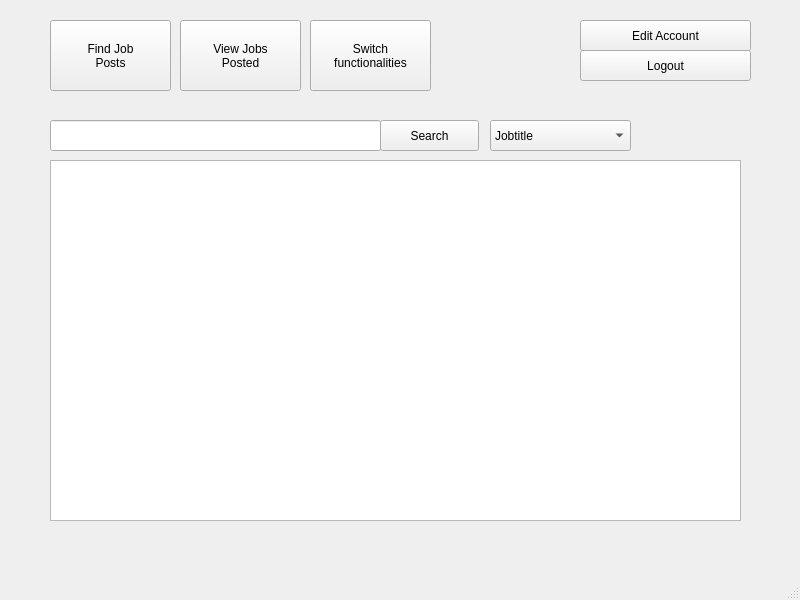
<?xml version="1.0" encoding="UTF-8"?>
<ui version="4.0">
 <class>MainWindow</class>
 <widget class="QMainWindow" name="MainWindow">
  <property name="geometry">
   <rect>
    <x>0</x>
    <y>0</y>
    <width>800</width>
    <height>600</height>
   </rect>
  </property>
  <property name="minimumSize">
   <size>
    <width>800</width>
    <height>600</height>
   </size>
  </property>
  <property name="maximumSize">
   <size>
    <width>800</width>
    <height>600</height>
   </size>
  </property>
  <property name="windowTitle">
   <string>Job Finder</string>
  </property>
  <widget class="QWidget" name="centralwidget">
   <widget class="QStackedWidget" name="index">
    <property name="geometry">
     <rect>
      <x>20</x>
      <y>20</y>
      <width>761</width>
      <height>531</height>
     </rect>
    </property>
    <property name="currentIndex">
     <number>4</number>
    </property>
    <widget class="QWidget" name="loginPage">
     <widget class="QPushButton" name="createUserButton">
      <property name="geometry">
       <rect>
        <x>368</x>
        <y>270</y>
        <width>141</width>
        <height>31</height>
       </rect>
      </property>
      <property name="text">
       <string>Create User</string>
      </property>
     </widget>
     <widget class="QPushButton" name="login">
      <property name="geometry">
       <rect>
        <x>220</x>
        <y>270</y>
        <width>121</width>
        <height>31</height>
       </rect>
      </property>
      <property name="text">
       <string>Login</string>
      </property>
     </widget>
     <widget class="QLineEdit" name="passBox">
      <property name="geometry">
       <rect>
        <x>330</x>
        <y>230</y>
        <width>181</width>
        <height>27</height>
       </rect>
      </property>
     </widget>
     <widget class="QLabel" name="uLabel">
      <property name="geometry">
       <rect>
        <x>220</x>
        <y>200</y>
        <width>101</width>
        <height>31</height>
       </rect>
      </property>
      <property name="text">
       <string> Username:</string>
      </property>
     </widget>
     <widget class="QLabel" name="pLabel">
      <property name="geometry">
       <rect>
        <x>220</x>
        <y>230</y>
        <width>91</width>
        <height>31</height>
       </rect>
      </property>
      <property name="text">
       <string> Password:</string>
      </property>
     </widget>
     <widget class="QLabel" name="jblabel">
      <property name="geometry">
       <rect>
        <x>218</x>
        <y>110</y>
        <width>401</width>
        <height>71</height>
       </rect>
      </property>
      <property name="font">
       <font>
        <pointsize>48</pointsize>
       </font>
      </property>
      <property name="text">
       <string>Job Finder</string>
      </property>
     </widget>
     <widget class="QLineEdit" name="userBox">
      <property name="geometry">
       <rect>
        <x>330</x>
        <y>200</y>
        <width>181</width>
        <height>27</height>
       </rect>
      </property>
     </widget>
    </widget>
    <widget class="QWidget" name="createUser1">
     <widget class="QLineEdit" name="createUserBox">
      <property name="geometry">
       <rect>
        <x>170</x>
        <y>40</y>
        <width>201</width>
        <height>27</height>
       </rect>
      </property>
     </widget>
     <widget class="QLineEdit" name="createPassBox">
      <property name="geometry">
       <rect>
        <x>170</x>
        <y>70</y>
        <width>201</width>
        <height>27</height>
       </rect>
      </property>
     </widget>
     <widget class="QLabel" name="uLabel2">
      <property name="geometry">
       <rect>
        <x>80</x>
        <y>40</y>
        <width>81</width>
        <height>20</height>
       </rect>
      </property>
      <property name="text">
       <string>Username:</string>
      </property>
     </widget>
     <widget class="QLabel" name="pLabel2">
      <property name="geometry">
       <rect>
        <x>80</x>
        <y>70</y>
        <width>81</width>
        <height>20</height>
       </rect>
      </property>
      <property name="text">
       <string>Password:</string>
      </property>
     </widget>
     <widget class="QLineEdit" name="lNameBox">
      <property name="geometry">
       <rect>
        <x>170</x>
        <y>120</y>
        <width>201</width>
        <height>31</height>
       </rect>
      </property>
      <property name="placeholderText">
       <string>Last name</string>
      </property>
     </widget>
     <widget class="QLineEdit" name="fNameBox">
      <property name="geometry">
       <rect>
        <x>380</x>
        <y>120</y>
        <width>201</width>
        <height>31</height>
       </rect>
      </property>
      <property name="placeholderText">
       <string>First name</string>
      </property>
     </widget>
     <widget class="QLineEdit" name="miBox">
      <property name="geometry">
       <rect>
        <x>590</x>
        <y>120</y>
        <width>61</width>
        <height>31</height>
       </rect>
      </property>
      <property name="placeholderText">
       <string>M.I.</string>
      </property>
     </widget>
     <widget class="QLabel" name="nLabel">
      <property name="geometry">
       <rect>
        <x>100</x>
        <y>126</y>
        <width>68</width>
        <height>21</height>
       </rect>
      </property>
      <property name="text">
       <string>Name:</string>
      </property>
     </widget>
     <widget class="QLabel" name="pnLabel">
      <property name="geometry">
       <rect>
        <x>130</x>
        <y>190</y>
        <width>131</width>
        <height>21</height>
       </rect>
      </property>
      <property name="text">
       <string>Phone Numbers</string>
      </property>
     </widget>
     <widget class="QLabel" name="emaiLabel">
      <property name="geometry">
       <rect>
        <x>440</x>
        <y>190</y>
        <width>68</width>
        <height>21</height>
       </rect>
      </property>
      <property name="text">
       <string>Email</string>
      </property>
     </widget>
     <widget class="QPushButton" name="addPhoneNumber">
      <property name="geometry">
       <rect>
        <x>80</x>
        <y>220</y>
        <width>31</width>
        <height>31</height>
       </rect>
      </property>
      <property name="text">
       <string>+</string>
      </property>
     </widget>
     <widget class="QPushButton" name="removePhoneNumber">
      <property name="geometry">
       <rect>
        <x>80</x>
        <y>250</y>
        <width>31</width>
        <height>31</height>
       </rect>
      </property>
      <property name="text">
       <string>-</string>
      </property>
     </widget>
     <widget class="QPushButton" name="addEmail">
      <property name="geometry">
       <rect>
        <x>390</x>
        <y>220</y>
        <width>31</width>
        <height>31</height>
       </rect>
      </property>
      <property name="text">
       <string>+</string>
      </property>
     </widget>
     <widget class="QPushButton" name="removeEmail">
      <property name="geometry">
       <rect>
        <x>390</x>
        <y>250</y>
        <width>31</width>
        <height>31</height>
       </rect>
      </property>
      <property name="text">
       <string>-</string>
      </property>
     </widget>
     <widget class="QCheckBox" name="seejerCheck">
      <property name="geometry">
       <rect>
        <x>80</x>
        <y>440</y>
        <width>201</width>
        <height>21</height>
       </rect>
      </property>
      <property name="text">
       <string>Job Seeker</string>
      </property>
     </widget>
     <widget class="QCheckBox" name="checkBox_2">
      <property name="geometry">
       <rect>
        <x>80</x>
        <y>470</y>
        <width>211</width>
        <height>21</height>
       </rect>
      </property>
      <property name="text">
       <string>Company Representative</string>
      </property>
     </widget>
     <widget class="QPushButton" name="nextCreate">
      <property name="geometry">
       <rect>
        <x>570</x>
        <y>470</y>
        <width>151</width>
        <height>31</height>
       </rect>
      </property>
      <property name="text">
       <string>Next</string>
      </property>
     </widget>
     <widget class="QListWidget" name="phoneNumbers">
      <property name="geometry">
       <rect>
        <x>120</x>
        <y>220</y>
        <width>256</width>
        <height>192</height>
       </rect>
      </property>
     </widget>
     <widget class="QListWidget" name="emailAdds">
      <property name="geometry">
       <rect>
        <x>430</x>
        <y>220</y>
        <width>256</width>
        <height>192</height>
       </rect>
      </property>
     </widget>
    </widget>
    <widget class="QWidget" name="createUser2">
     <widget class="QFrame" name="frame">
      <property name="geometry">
       <rect>
        <x>20</x>
        <y>0</y>
        <width>411</width>
        <height>521</height>
       </rect>
      </property>
      <property name="frameShape">
       <enum>QFrame::StyledPanel</enum>
      </property>
      <property name="frameShadow">
       <enum>QFrame::Raised</enum>
      </property>
      <widget class="QLabel" name="ageLabel">
       <property name="geometry">
        <rect>
         <x>10</x>
         <y>6</y>
         <width>68</width>
         <height>31</height>
        </rect>
       </property>
       <property name="text">
        <string>Age:</string>
       </property>
      </widget>
      <widget class="QSpinBox" name="spinBox">
       <property name="geometry">
        <rect>
         <x>50</x>
         <y>10</y>
         <width>61</width>
         <height>27</height>
        </rect>
       </property>
      </widget>
      <widget class="QLabel" name="skillLabel">
       <property name="geometry">
        <rect>
         <x>60</x>
         <y>70</y>
         <width>131</width>
         <height>21</height>
        </rect>
       </property>
       <property name="text">
        <string>Skillset</string>
       </property>
      </widget>
      <widget class="QPushButton" name="addSkill">
       <property name="geometry">
        <rect>
         <x>10</x>
         <y>100</y>
         <width>31</width>
         <height>31</height>
        </rect>
       </property>
       <property name="text">
        <string>+</string>
       </property>
      </widget>
      <widget class="QPushButton" name="removeSkill">
       <property name="geometry">
        <rect>
         <x>10</x>
         <y>130</y>
         <width>31</width>
         <height>31</height>
        </rect>
       </property>
       <property name="text">
        <string>-</string>
       </property>
      </widget>
      <widget class="QPushButton" name="removeAddress">
       <property name="geometry">
        <rect>
         <x>10</x>
         <y>280</y>
         <width>31</width>
         <height>31</height>
        </rect>
       </property>
       <property name="text">
        <string>-</string>
       </property>
      </widget>
      <widget class="QLabel" name="addressLabel">
       <property name="geometry">
        <rect>
         <x>60</x>
         <y>220</y>
         <width>131</width>
         <height>21</height>
        </rect>
       </property>
       <property name="text">
        <string>Address</string>
       </property>
      </widget>
      <widget class="QPushButton" name="addAddress">
       <property name="geometry">
        <rect>
         <x>10</x>
         <y>250</y>
         <width>31</width>
         <height>31</height>
        </rect>
       </property>
       <property name="text">
        <string>+</string>
       </property>
      </widget>
      <widget class="QPushButton" name="removeEduc">
       <property name="geometry">
        <rect>
         <x>10</x>
         <y>420</y>
         <width>31</width>
         <height>31</height>
        </rect>
       </property>
       <property name="text">
        <string>-</string>
       </property>
      </widget>
      <widget class="QLabel" name="educLabel">
       <property name="geometry">
        <rect>
         <x>60</x>
         <y>360</y>
         <width>181</width>
         <height>21</height>
        </rect>
       </property>
       <property name="text">
        <string>Educational Attainment</string>
       </property>
      </widget>
      <widget class="QPushButton" name="addEduc">
       <property name="geometry">
        <rect>
         <x>10</x>
         <y>390</y>
         <width>31</width>
         <height>31</height>
        </rect>
       </property>
       <property name="text">
        <string>+</string>
       </property>
      </widget>
      <widget class="QListWidget" name="listWidget">
       <property name="geometry">
        <rect>
         <x>50</x>
         <y>100</y>
         <width>321</width>
         <height>91</height>
        </rect>
       </property>
      </widget>
      <widget class="QListWidget" name="listWidget_2">
       <property name="geometry">
        <rect>
         <x>50</x>
         <y>250</y>
         <width>321</width>
         <height>91</height>
        </rect>
       </property>
      </widget>
      <widget class="QListWidget" name="listWidget_3">
       <property name="geometry">
        <rect>
         <x>50</x>
         <y>390</y>
         <width>321</width>
         <height>91</height>
        </rect>
       </property>
      </widget>
     </widget>
     <widget class="QFrame" name="frame_3">
      <property name="geometry">
       <rect>
        <x>430</x>
        <y>0</y>
        <width>331</width>
        <height>371</height>
       </rect>
      </property>
      <property name="frameShape">
       <enum>QFrame::StyledPanel</enum>
      </property>
      <property name="frameShadow">
       <enum>QFrame::Raised</enum>
      </property>
      <widget class="QLabel" name="compLabel">
       <property name="geometry">
        <rect>
         <x>20</x>
         <y>10</y>
         <width>81</width>
         <height>16</height>
        </rect>
       </property>
       <property name="text">
        <string>Company</string>
       </property>
      </widget>
      <widget class="QComboBox" name="companyList">
       <property name="geometry">
        <rect>
         <x>30</x>
         <y>40</y>
         <width>281</width>
         <height>31</height>
        </rect>
       </property>
      </widget>
      <widget class="QPushButton" name="addcompany">
       <property name="geometry">
        <rect>
         <x>198</x>
         <y>80</y>
         <width>111</width>
         <height>31</height>
        </rect>
       </property>
       <property name="text">
        <string>Add Company</string>
       </property>
      </widget>
      <widget class="QLabel" name="privLabel">
       <property name="geometry">
        <rect>
         <x>20</x>
         <y>150</y>
         <width>68</width>
         <height>17</height>
        </rect>
       </property>
       <property name="text">
        <string>Privileges</string>
       </property>
      </widget>
      <widget class="QCheckBox" name="addPriv">
       <property name="geometry">
        <rect>
         <x>50</x>
         <y>210</y>
         <width>151</width>
         <height>21</height>
        </rect>
       </property>
       <property name="text">
        <string>Add Job Posts</string>
       </property>
      </widget>
      <widget class="QCheckBox" name="delPriv">
       <property name="geometry">
        <rect>
         <x>50</x>
         <y>270</y>
         <width>141</width>
         <height>21</height>
        </rect>
       </property>
       <property name="text">
        <string>Delete Job Posts</string>
       </property>
      </widget>
      <widget class="QCheckBox" name="editPriv">
       <property name="geometry">
        <rect>
         <x>50</x>
         <y>240</y>
         <width>161</width>
         <height>21</height>
        </rect>
       </property>
       <property name="text">
        <string>Edit Job Posts</string>
       </property>
      </widget>
     </widget>
     <widget class="QPushButton" name="createUser">
      <property name="geometry">
       <rect>
        <x>560</x>
        <y>470</y>
        <width>171</width>
        <height>31</height>
       </rect>
      </property>
      <property name="text">
       <string>Create User</string>
      </property>
     </widget>
    </widget>
    <widget class="QWidget" name="jobSeeker">
     <widget class="QPushButton" name="searchJob">
      <property name="geometry">
       <rect>
        <x>30</x>
        <y>0</y>
        <width>121</width>
        <height>71</height>
       </rect>
      </property>
      <property name="text">
       <string>Find Job
Posts</string>
      </property>
     </widget>
     <widget class="QStackedWidget" name="stackedWidget">
      <property name="geometry">
       <rect>
        <x>20</x>
        <y>90</y>
        <width>711</width>
        <height>421</height>
       </rect>
      </property>
      <property name="currentIndex">
       <number>1</number>
      </property>
      <widget class="QWidget" name="viewJobs">
       <widget class="QTableView" name="tableOfJobs">
        <property name="geometry">
         <rect>
          <x>45</x>
          <y>41</y>
          <width>661</width>
          <height>371</height>
         </rect>
        </property>
       </widget>
       <widget class="QLabel" name="jaLabel">
        <property name="geometry">
         <rect>
          <x>50</x>
          <y>10</y>
          <width>161</width>
          <height>16</height>
         </rect>
        </property>
        <property name="text">
         <string>Jobs applied</string>
        </property>
       </widget>
       <widget class="QPushButton" name="removeApplied">
        <property name="geometry">
         <rect>
          <x>10</x>
          <y>40</y>
          <width>31</width>
          <height>31</height>
         </rect>
        </property>
        <property name="text">
         <string>-</string>
        </property>
       </widget>
      </widget>
      <widget class="QWidget" name="searchJobs">
       <widget class="QListView" name="jobList">
        <property name="geometry">
         <rect>
          <x>10</x>
          <y>50</y>
          <width>691</width>
          <height>361</height>
         </rect>
        </property>
       </widget>
       <widget class="QPushButton" name="searchButton">
        <property name="geometry">
         <rect>
          <x>340</x>
          <y>10</y>
          <width>99</width>
          <height>31</height>
         </rect>
        </property>
        <property name="text">
         <string>Search</string>
        </property>
       </widget>
       <widget class="QLineEdit" name="searchBox">
        <property name="geometry">
         <rect>
          <x>10</x>
          <y>10</y>
          <width>331</width>
          <height>31</height>
         </rect>
        </property>
       </widget>
       <widget class="QComboBox" name="searchBy">
        <property name="geometry">
         <rect>
          <x>450</x>
          <y>10</y>
          <width>141</width>
          <height>31</height>
         </rect>
        </property>
        <item>
         <property name="text">
          <string>Jobtitle</string>
         </property>
        </item>
        <item>
         <property name="text">
          <string>Industry</string>
         </property>
        </item>
        <item>
         <property name="text">
          <string>JLevel</string>
         </property>
        </item>
       </widget>
      </widget>
     </widget>
     <widget class="QPushButton" name="viewJobsApplied">
      <property name="geometry">
       <rect>
        <x>160</x>
        <y>0</y>
        <width>121</width>
        <height>71</height>
       </rect>
      </property>
      <property name="text">
       <string>View Jobs
Applied</string>
      </property>
     </widget>
     <widget class="QPushButton" name="editAcc">
      <property name="geometry">
       <rect>
        <x>560</x>
        <y>0</y>
        <width>171</width>
        <height>31</height>
       </rect>
      </property>
      <property name="text">
       <string>Edit Account</string>
      </property>
     </widget>
     <widget class="QPushButton" name="logout">
      <property name="geometry">
       <rect>
        <x>560</x>
        <y>30</y>
        <width>171</width>
        <height>31</height>
       </rect>
      </property>
      <property name="text">
       <string>Logout</string>
      </property>
     </widget>
     <widget class="QPushButton" name="switchFunc">
      <property name="geometry">
       <rect>
        <x>290</x>
        <y>0</y>
        <width>121</width>
        <height>71</height>
       </rect>
      </property>
      <property name="text">
       <string>Switch 
functionalities</string>
      </property>
     </widget>
    </widget>
    <widget class="QWidget" name="companyRep">
     <widget class="QStackedWidget" name="stackedWidget_2">
      <property name="geometry">
       <rect>
        <x>20</x>
        <y>90</y>
        <width>711</width>
        <height>421</height>
       </rect>
      </property>
      <property name="currentIndex">
       <number>1</number>
      </property>
      <widget class="QWidget" name="page_9">
       <widget class="QTableView" name="jobsPostedTable">
        <property name="geometry">
         <rect>
          <x>45</x>
          <y>41</y>
          <width>661</width>
          <height>371</height>
         </rect>
        </property>
       </widget>
       <widget class="QLabel" name="jpLabel">
        <property name="geometry">
         <rect>
          <x>50</x>
          <y>10</y>
          <width>161</width>
          <height>16</height>
         </rect>
        </property>
        <property name="text">
         <string>Jobs posted</string>
        </property>
       </widget>
       <widget class="QPushButton" name="addJobPost">
        <property name="geometry">
         <rect>
          <x>10</x>
          <y>40</y>
          <width>31</width>
          <height>31</height>
         </rect>
        </property>
        <property name="text">
         <string>+</string>
        </property>
       </widget>
       <widget class="QPushButton" name="removeJobPost">
        <property name="geometry">
         <rect>
          <x>10</x>
          <y>120</y>
          <width>31</width>
          <height>31</height>
         </rect>
        </property>
        <property name="text">
         <string>-</string>
        </property>
       </widget>
       <widget class="QPushButton" name="editJobPost">
        <property name="geometry">
         <rect>
          <x>10</x>
          <y>80</y>
          <width>31</width>
          <height>31</height>
         </rect>
        </property>
        <property name="text">
         <string>✎</string>
        </property>
       </widget>
      </widget>
      <widget class="QWidget" name="page_10">
       <widget class="QListView" name="jobList_2">
        <property name="geometry">
         <rect>
          <x>10</x>
          <y>50</y>
          <width>691</width>
          <height>361</height>
         </rect>
        </property>
       </widget>
       <widget class="QPushButton" name="searchButton_2">
        <property name="geometry">
         <rect>
          <x>340</x>
          <y>10</y>
          <width>99</width>
          <height>31</height>
         </rect>
        </property>
        <property name="text">
         <string>Search</string>
        </property>
       </widget>
       <widget class="QLineEdit" name="searchBox_2">
        <property name="geometry">
         <rect>
          <x>10</x>
          <y>10</y>
          <width>331</width>
          <height>31</height>
         </rect>
        </property>
       </widget>
       <widget class="QComboBox" name="searchBy_2">
        <property name="geometry">
         <rect>
          <x>450</x>
          <y>10</y>
          <width>141</width>
          <height>31</height>
         </rect>
        </property>
        <item>
         <property name="text">
          <string>Jobtitle</string>
         </property>
        </item>
        <item>
         <property name="text">
          <string>Industry</string>
         </property>
        </item>
        <item>
         <property name="text">
          <string>JLevel</string>
         </property>
        </item>
       </widget>
      </widget>
     </widget>
     <widget class="QPushButton" name="logout_2">
      <property name="geometry">
       <rect>
        <x>560</x>
        <y>30</y>
        <width>171</width>
        <height>31</height>
       </rect>
      </property>
      <property name="text">
       <string>Logout</string>
      </property>
     </widget>
     <widget class="QPushButton" name="editButton">
      <property name="geometry">
       <rect>
        <x>560</x>
        <y>0</y>
        <width>171</width>
        <height>31</height>
       </rect>
      </property>
      <property name="text">
       <string>Edit Account</string>
      </property>
     </widget>
     <widget class="QPushButton" name="viewJobsPosted">
      <property name="geometry">
       <rect>
        <x>160</x>
        <y>0</y>
        <width>121</width>
        <height>71</height>
       </rect>
      </property>
      <property name="text">
       <string>View Jobs
Posted</string>
      </property>
     </widget>
     <widget class="QPushButton" name="switchFun">
      <property name="geometry">
       <rect>
        <x>290</x>
        <y>0</y>
        <width>121</width>
        <height>71</height>
       </rect>
      </property>
      <property name="text">
       <string>Switch 
functionalities</string>
      </property>
     </widget>
     <widget class="QPushButton" name="searchJobs_2">
      <property name="geometry">
       <rect>
        <x>30</x>
        <y>0</y>
        <width>121</width>
        <height>71</height>
       </rect>
      </property>
      <property name="text">
       <string>Find Job
Posts</string>
      </property>
     </widget>
    </widget>
   </widget>
  </widget>
  <widget class="QMenuBar" name="menubar">
   <property name="geometry">
    <rect>
     <x>0</x>
     <y>0</y>
     <width>800</width>
     <height>25</height>
    </rect>
   </property>
  </widget>
  <widget class="QStatusBar" name="statusbar"/>
 </widget>
 <resources/>
 <connections/>
</ui>
